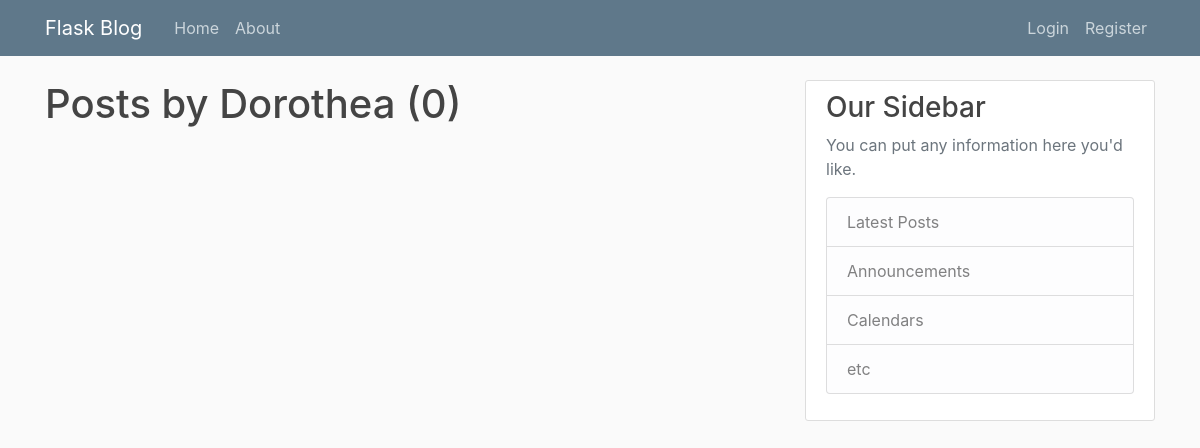
Page /user/Dorothea on the earlier database version.
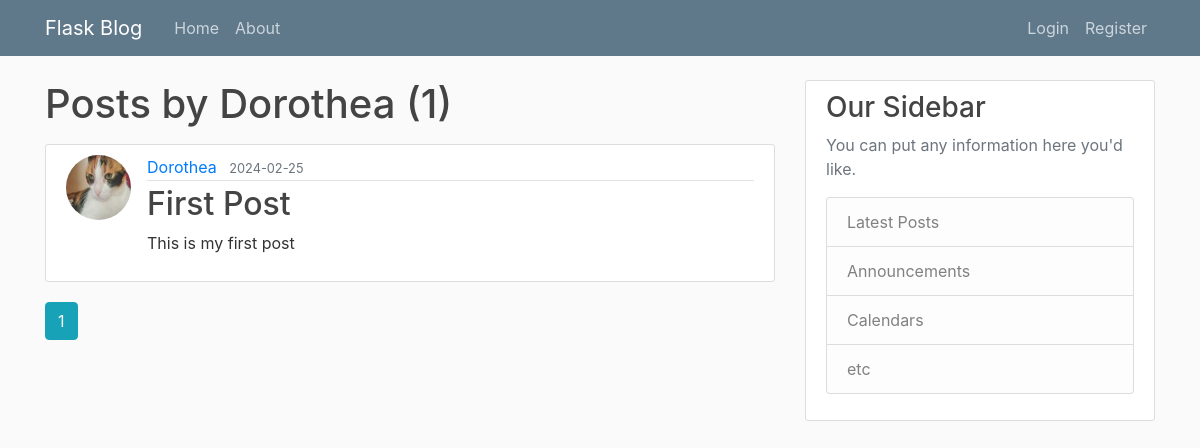
Same page on the later database version.
### flask_blog/models.py (models this page shows, shortened)
class Post(db.Model):
    id=db.Column(db.Integer,primary_key=True)
    title=db.Column(db.String(100),nullable=False)
    date_posted=db.Column(db.DateTime,nullable=False,default=datetime.utcnow)
    content=db.Column(db.Text,nullable=False)
    user_id=db.Column(db.Integer,db.ForeignKey("user.id"),nullable=False)

class User(db.Model,UserMixin):
    id=db.Column(db.Integer,primary_key=True)
    username=db.Column(db.String(20),unique=True,nullable=False)
    email=db.Column(db.String(120),unique=True,nullable=False)
    image_file=db.Column(db.String(20),nullable=False,default="default.jpg")
    password=db.Column(db.String(60),nullable=False)
    posts=db.relationship("Post",backref="author",lazy=True)

### flask_blog/routes.py (the view)
@app.route("/user/<string:username>")
def user_posts(username):
    user=User.query.filter_by(username=username).first_or_404()
    page=request.args.get("page",1,type=int)
    posts=Post.query.filter_by(author=user)\
    .order_by(Post.date_posted.desc())\
    .paginate(page=page,per_page=5)
    return render_template("user_posts.html",post=posts,user=user)

### flask_blog/templates/user_posts.html (shortened to what this page needs)
{% extends "layout.html" %}
{% block content %}
<h1 class="mb-3">Posts by {{ user.username }} ({{ post.total }})</h1>
    {% for p in post.items %}
        <article class="media content-section">
            <img class="rounded-circle article-img" src="{{ url_for('static',filename='profile_pics/'+ p.author.image_file ) }}">
            <div class="media-body">
            <div class="article-metadata">
                <a class="mr-2" href="{{url_for('user_posts',username=p.author.username)}}">{{ p.author.username }}</a>
                <small class="text-muted">{{ p.date_posted.strftime("%Y-%m-%d") }}</small>
            </div>
            <h2><a class="article-title" href="{{ url_for('post',post_id=p.id)}}">{{ p.title }}</a></h2>
            <p class="article-content">{{ p.content }}</p>
            </div>
        </article>
    {% endfor %}
        {% for page_num in post.iter_pages(left_edge=1,right_edge=1,left_current=1,right_current=2) %}
            {% if page_num %}
                {% if post.page==page_num %}
                    <a class="btn btn-info mb-4" href="{{ url_for('user_posts',username=user.username,page=page_num) }}">{{ page_num }}</a>
                {% else %}
                    <a class="btn btn-outline-info mb-4" href="{{ url_for('user_posts',username=user.username,page=page_num) }}">{{ page_num }}</a>
                {% endif %}
            {% endif %}
        {% endfor %}
{% endblock  content %}

Differences in the rows shown:
added Post: image_file (picture), author.username "Dorothea", date_posted "2024-02-25", title "First Post", content "This is my first post"
Other differences:
{{ post.total }}: "0" → "1"
new list line: "1"
